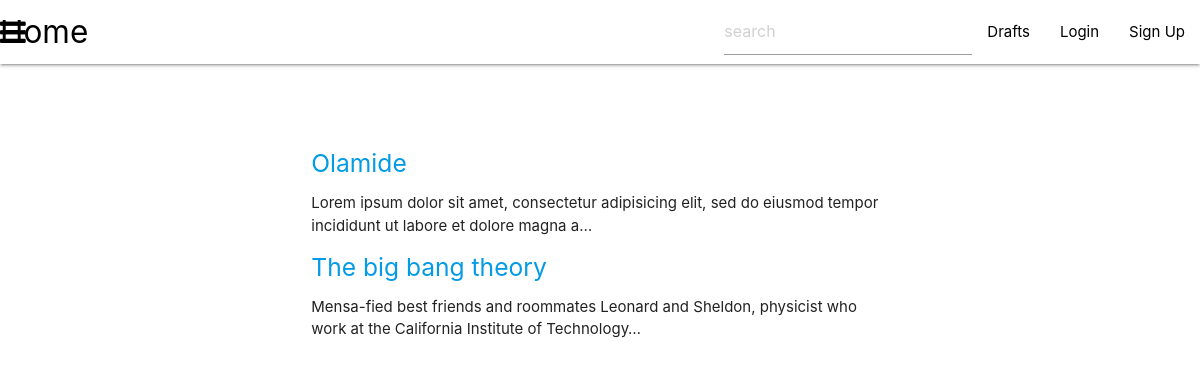
The page / on the database its author committed.
### blog/models.py (models this page shows, shortened)
class Post(models.Model):
	author = models.ForeignKey('auth.User')
	title = models.CharField(max_length=120)
	text  = models.TextField()
	created_date = models.DateTimeField(auto_now_add=True)
	published_date = models.DateTimeField(blank=True, null=True)
	def __str__(self):
		return self.title
	class Meta:
		ordering = ['-published_date']

### blog/views.py (the view)
# urls.py: url(r'^$', PostListView.as_view(), name='post_list'),
class PostListView(ListView):
	model = Post
	def get_queryset(self):
		return Post.objects.filter(published_date__lte=timezone.now())

### templates/blog/post_list.html
{% extends 'base.html' %}
{% block body %}
{% for obj in object_list %}
<h5><a href="{% url 'post_detail' pk=obj.pk %}">{{obj}}</a></h5>
<p>{{obj.text|truncatechars:120|safe}}</p>
{% endfor %}
{% endblock %}

### rows shown on the page
Post: title "Olamide", text "Lorem ipsum dolor sit amet, consectetur adipisicing elit, sed do eiusmod tempor incididunt ut labore et dolore magna a…"
Post: title "The big bang theory", text "Mensa-fied best friends and roommates Leonard and Sheldon, physicist who work at the California Institute of Technology…"
